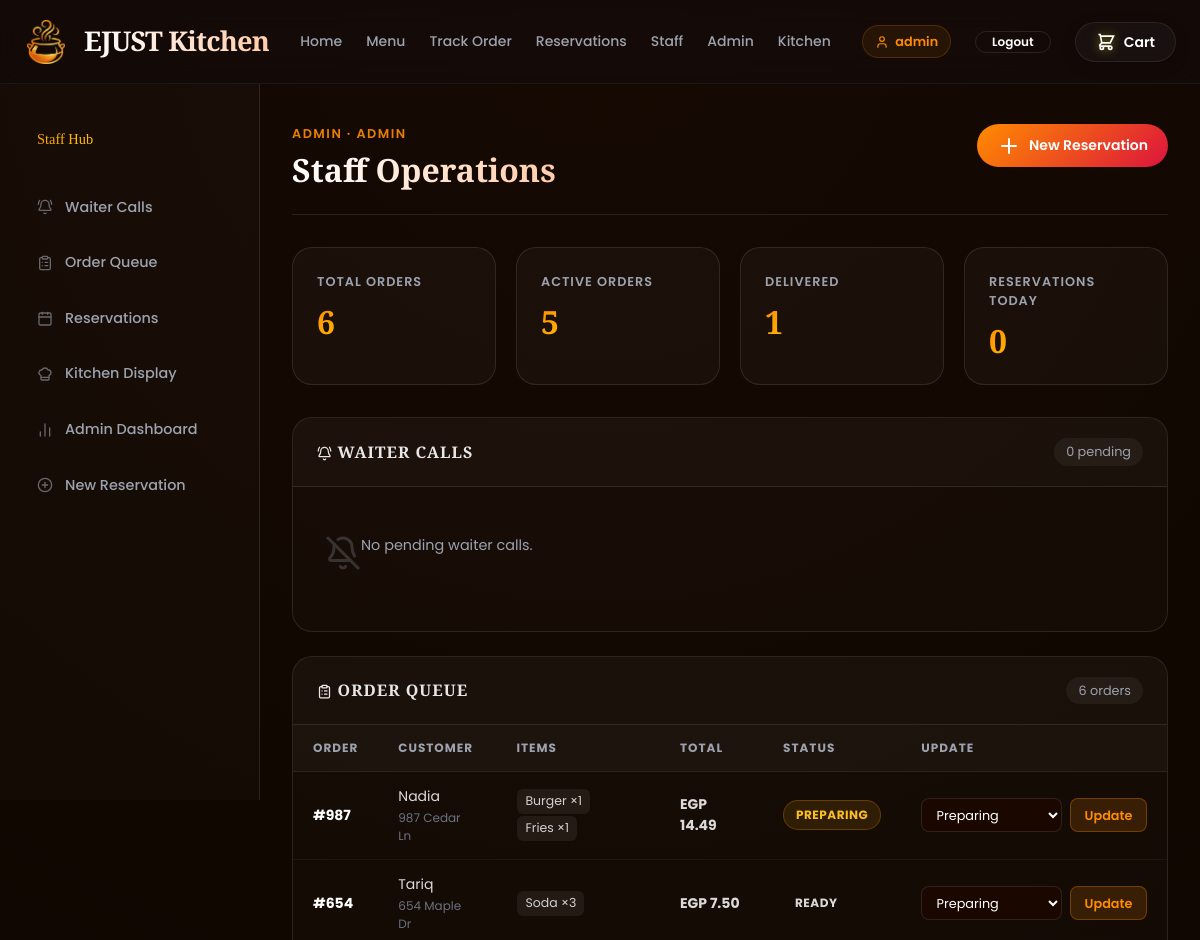
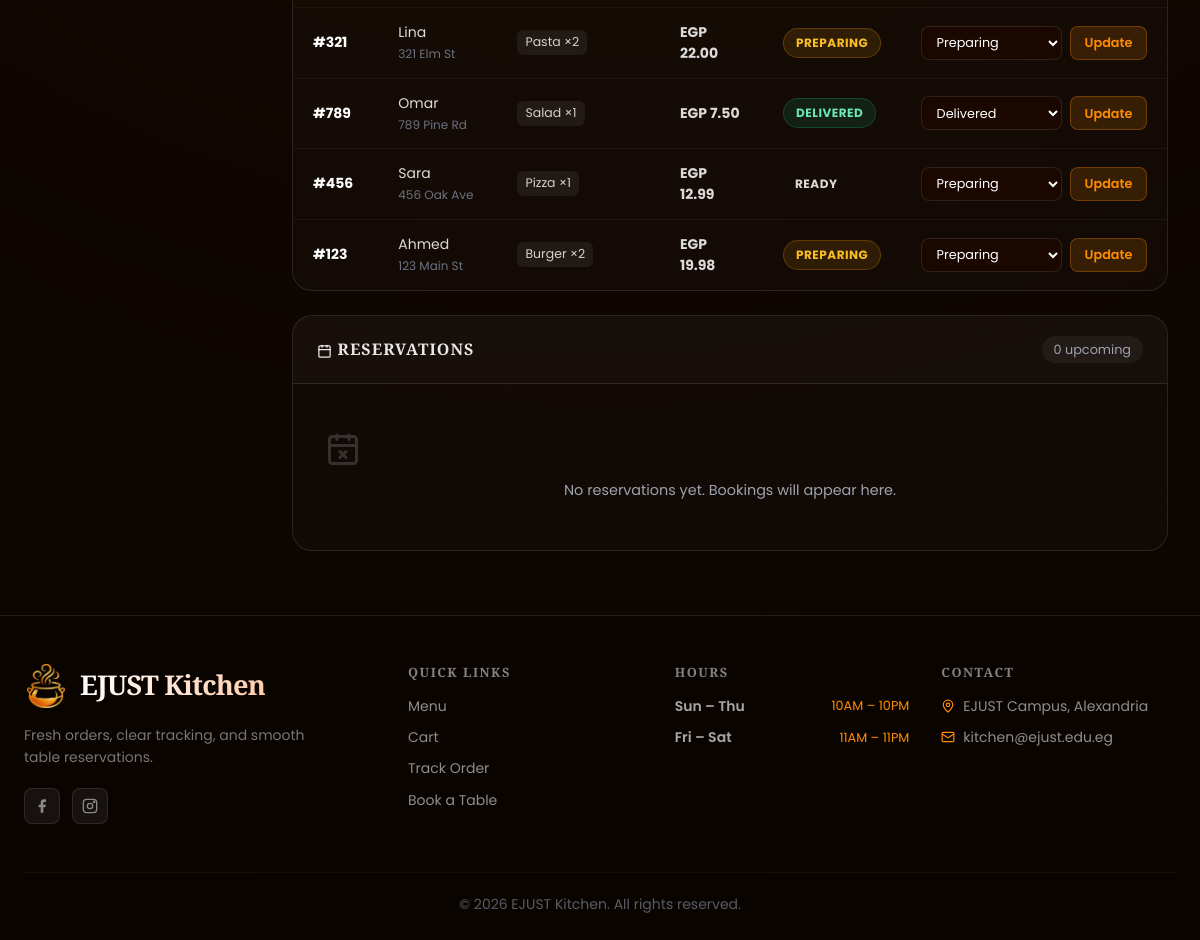
Page /staff (signed in) on the earlier database version (2 pictures, top to bottom).
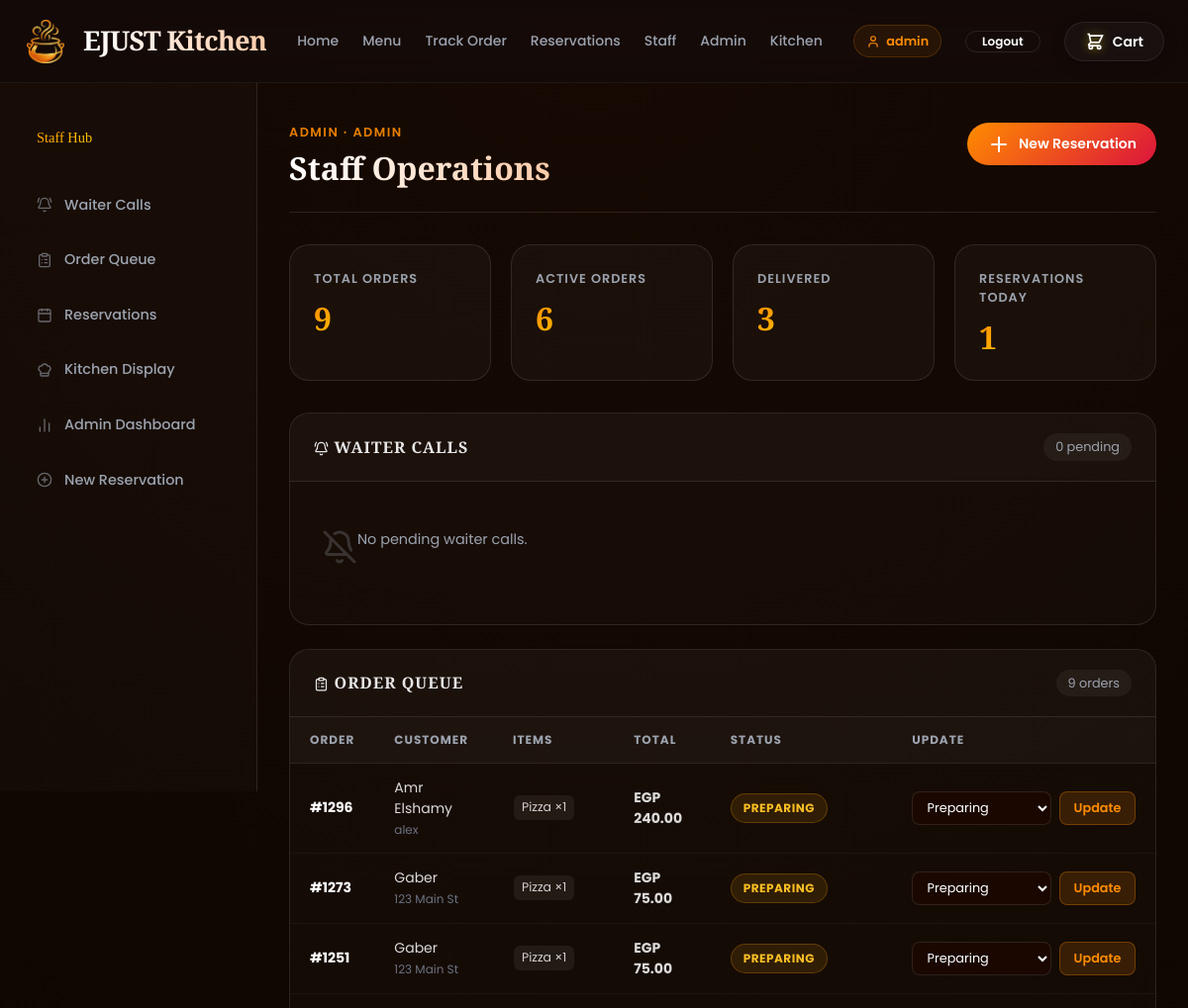
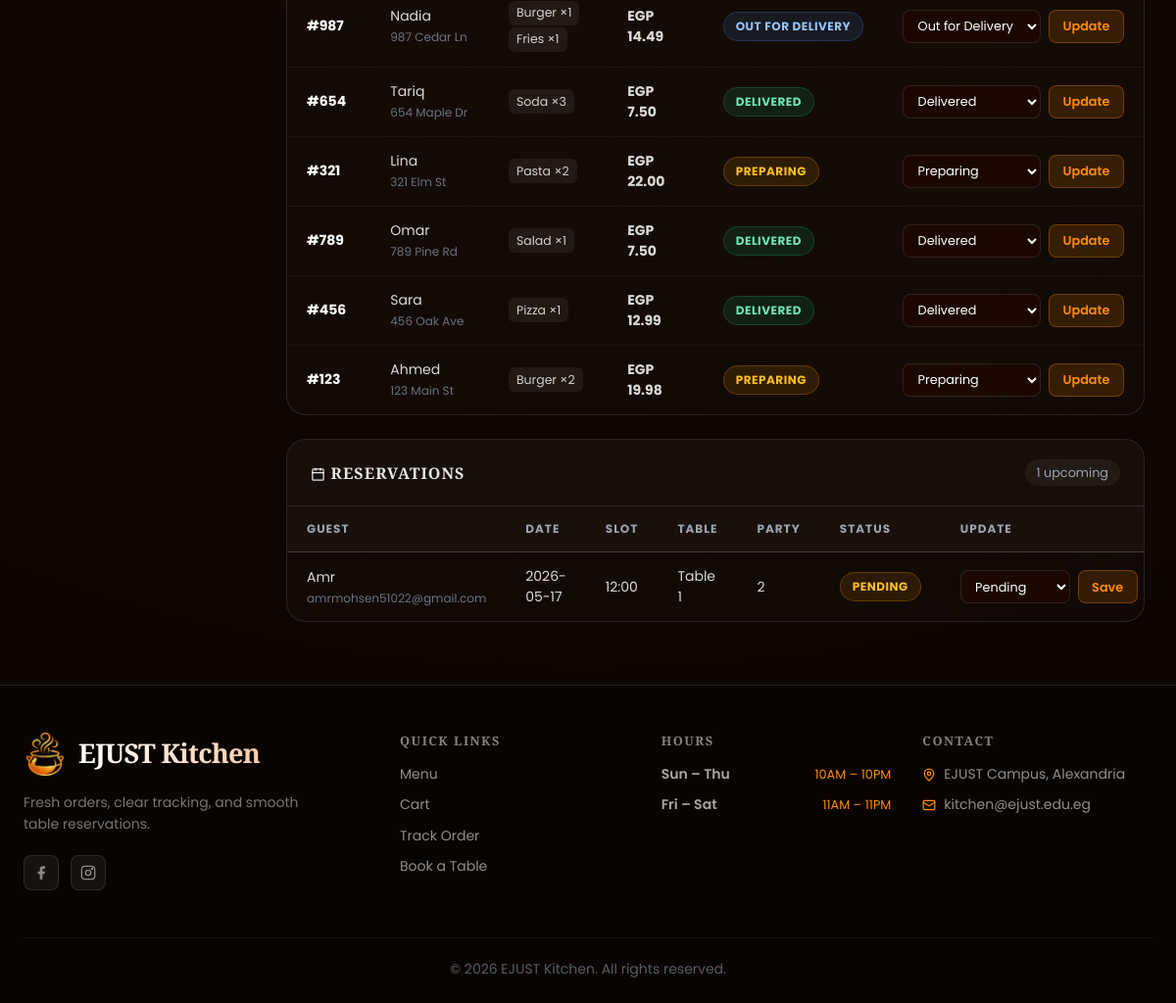
Same page on the later database version (2 pictures, top to bottom).
### src/database.py (models this page shows, shortened)
class Order(db.Model):
    __tablename__ = 'orders'
    id = db.Column(db.String(20), primary_key=True)
    order_items = db.Column(db.JSON, nullable=False)
    total = db.Column(db.Float, nullable=False)
    status = db.Column(db.String(50), default=ORDER_STATUS_PREPARING)
    customer_name = db.Column(db.String(100))
    customer_address = db.Column(db.String(200))
    estimated_time = db.Column(db.Integer, default=25)
    created_at = db.Column(db.DateTime, default=datetime.utcnow)

class Reservation(db.Model):
    __tablename__ = 'reservations'
    id = db.Column(db.Integer, primary_key=True)
    user_id = db.Column(db.Integer, nullable=True)
    customer_name = db.Column(db.String(100), nullable=False)
    contact = db.Column(db.String(120), nullable=False)
    party_size = db.Column(db.Integer, nullable=False)
    reservation_date = db.Column(db.Date, nullable=False)
    reservation_slot = db.Column(db.String(10), nullable=False)
    table_number = db.Column(db.String(20), nullable=False)
    status = db.Column(db.String(30), default=RESERVATION_STATUS_PENDING)
    notes = db.Column(db.String(300))
    created_at = db.Column(db.DateTime, default=datetime.utcnow)

### src/order.py (the view)
@order_bp.route('/staff', methods=['GET'])
@auth.login_required
@auth.require_role(ROLE_STAFF, ROLE_ADMIN)
def staff_view():
    return render_template(
        "staff.html",
        orders=get_all_orders(),
        reservations=get_upcoming_reservations(),
        metrics=get_dashboard_metrics(),
        user=auth.get_current_user(),
        valid_statuses=VALID_STAFF_STATUSES,
        reservation_statuses=RESERVATION_STATUSES,
    )

### templates/staff.html (shortened to what this page needs)
{% extends "base.html" %}
{% block content %}
<div class="dashboard-layout">
    <aside class="dashboard-sidebar">
        <a href="/staff" class="dashboard-brand">Staff Hub</a>
        <a href="#waiter-calls">
            <i data-lucide="bell-ring" class="staff-sidebar-icon" style="width:16px;height:16px"></i>
            Waiter Calls
        </a>
        <a href="#orders">
            <i data-lucide="clipboard-list" class="staff-sidebar-icon" style="width:16px;height:16px"></i>
            Order Queue
        </a>
        <a href="#reservations">
            <i data-lucide="calendar" class="staff-sidebar-icon" style="width:16px;height:16px"></i>
            Reservations
        </a>
        <a href="/kitchen">
            <i data-lucide="chef-hat" class="staff-sidebar-icon" style="width:16px;height:16px"></i>
            Kitchen Display
        </a>
        {% if user.role == 'admin' %}
        <a href="/admin/dashboard">
            <i data-lucide="bar-chart-2" class="staff-sidebar-icon" style="width:16px;height:16px"></i>
            Admin Dashboard
        </a>
        {% endif %}
        <a href="/reservations">
            <i data-lucide="plus-circle" class="staff-sidebar-icon" style="width:16px;height:16px"></i>
            New Reservation
        </a>
    </aside>
    <section class="dashboard-main">
        <div class="dashboard-header">
            <div>
                <span class="eyebrow">{{ user.username }} · {{ user.role }}</span>
                <h1>Staff Operations</h1>
            </div>
            <a href="/reservations" class="dashboard-action">
                <i data-lucide="plus"></i> New Reservation
            </a>
        </div>
        <div class="metric-grid">
            <div class="metric-card">
                <span>Total Orders</span>
                <strong>{{ metrics.total_orders }}</strong>
            </div>
            <div class="metric-card">
                <span>Active Orders</span>
                <strong>{{ metrics.active_orders }}</strong>
            </div>
            <div class="metric-card">
                <span>Delivered</span>
                <strong>{{ metrics.delivered_orders }}</strong>
            </div>
            <div class="metric-card">
                <span>Reservations Today</span>
                <strong>{{ metrics.reservations_today }}</strong>
            </div>
        </div>
        <div id="waiter-calls" class="dashboard-card">
            <div class="dashboard-card-header">
                <h2><i data-lucide="bell-ring" style="width:15px;height:15px;display:inline;vertical-align:middle;margin-right:.35rem"></i>Waiter Calls</h2>
                <span id="waiterCallCount">0 pending</span>
            </div>
            <div id="waiterCallsList">
                <div class="empty-state-card" id="noWaiterCalls">
                    <i data-lucide="bell-off" style="width:36px;height:36px;margin-bottom:.75rem;opacity:.25"></i>
                    <p>No pending waiter calls.</p>
                </div>
            </div>
        </div>
        <div id="orders" class="dashboard-card">
            <div class="dashboard-card-header">
                <h2><i data-lucide="clipboard-list" style="width:15px;height:15px;display:inline;vertical-align:middle;margin-right:.35rem"></i>Order Queue</h2>
                <span>{{ orders|length }} order{% if orders|length != 1 %}s{% endif %}</span>
            </div>
            {% if orders %}
                <div class="table-wrap">
                    <table class="dashboard-table">
                        <thead>
                            <tr>
                                <th>Order</th>
                                <th>Customer</th>
                                <th>Items</th>
                                <th>Total</th>
                                <th>Status</th>
                                <th>Update</th>
                            </tr>
                        </thead>
                        <tbody>
                            {% for order in orders %}
                            <tr>
                                <td><strong>#{{ order.id }}</strong></td>
                                <td>
                                    {{ order.customer_name or 'Guest' }}
                                    <span class="muted">{{ order.customer_address or '' }}</span>
                                </td>
                                <td>
                                    {% if order["items"] %}
                                        {% for item in order["items"] %}
                                            <span class="line-item">{{ item.name if item.name is defined else item }}{% if item.quantity is defined %} ×{{ item.quantity }}{% endif %}</span>
                                        {% endfor %}
                                    {% else %}
                                        <span class="muted">No items</span>
                                    {% endif %}
                                </td>
                                <td class="money">EGP {{ "%.2f"|format(order.total) }}</td>
                                <td>
                                    {% set sc = order.status|lower|replace(' ', '-') %}
                                    <span class="status-badge status-{{ sc }}">{{ order.status }}</span>
                                </td>
                                <td>
                                    <form method="POST" action="{{ url_for('order.staff_update') }}" class="inline-form">
                                        <select name="status">
                                            {% for s in valid_statuses %}
                                                <option value="{{ s }}" {% if s == order.status %}selected{% endif %}>{{ s }}</option>
                                            {% endfor %}
                                        </select>
                                        <button type="submit">Update</button>
                                    </form>
                                </td>
                            </tr>
                            {% endfor %}
                        </tbody>
                    </table>
                </div>
            {% else %}
                <div class="empty-state-card">
                    <i data-lucide="inbox" style="width:36px;height:36px;margin-bottom:.75rem;opacity:.25"></i>
                    <p>No orders yet. New kitchen tickets will appear here.</p>
                </div>
            {% endif %}
        </div>
        <div id="reservations" class="dashboard-card">
            <div class="dashboard-card-header">
                <h2><i data-lucide="calendar" style="width:15px;height:15px;display:inline;vertical-align:middle;margin-right:.35rem"></i>Reservations</h2>
                <span>{{ reservations|length }} upcoming</span>
            </div>
            {% if reservations %}
                <div class="table-wrap">
                    <table class="dashboard-table">
                        <thead>
                            <tr>
                                <th>Guest</th>
                                <th>Date</th>
                                <th>Slot</th>
                                <th>Table</th>
                                <th>Party</th>
                                <th>Status</th>
                                <th>Update</th>
                            </tr>
                        </thead>
                        <tbody>
                            {% for r in reservations %}
                            <tr>
                                <td>
                                    {{ r.customer_name }}
                                    <span class="muted">{{ r.contact }}</span>
                                </td>
                                <td>{{ r.reservation_date }}</td>
                                <td>{{ r.reservation_slot }}</td>
                                <td>Table {{ r.table_number }}</td>
                                <td>{{ r.party_size }}</td>
                                <td>
                                    <span class="status-badge reservation-{{ r.status|lower }}">{{ r.status }}</span>
                                </td>
                                <td>
                                    <form method="POST" action="{{ url_for('order.reservation_update') }}" class="inline-form">
                                        <select name="status">
                                            {% for s in reservation_statuses %}
                                                <option value="{{ s }}" {% if s == r.status %}selected{% endif %}>{{ s }}</option>
                                            {% endfor %}
                                        </select>
                                        <button type="submit">Save</button>
                                    </form>
                                </td>
                            </tr>
                            {% endfor %}
                        </tbody>
                    </table>
                </div>
            {% else %}
                <div class="empty-state-card">
                    <i data-lucide="calendar-x" style="width:36px;height:36px;margin-bottom:.75rem;opacity:.25"></i>
                    <p>No reservations yet. Bookings will appear here.</p>
                </div>
            {% endif %}
        </div>
    </section>
</div>
{% endblock %}

### templates/base.html (shortened to what this page needs)
<!DOCTYPE html>
<html lang="en">
<head>
    <link rel="stylesheet" href="{{ url_for('static', filename='css/style.css') }}">
    <link rel="stylesheet" href="{{ url_for('static', filename='css/dashboard.css') }}">
</head>
<body>
<nav class="navbar" id="navbar" role="navigation" aria-label="Main navigation">
    <div class="navbar-container">
        <a href="/" class="navbar-brand">
            <div class="brand-logo">
                <img src="{{ url_for('static', filename='images/logo.png') }}" alt="EJUST Kitchen Logo">
            </div>
            <div class="brand-text">
                <span class="brand-name">EJUST Kitchen</span>
            </div>
        </a>
        <div class="navbar-menu" id="navbarMenu">
            <a href="/" class="nav-link">Home</a>
            <a href="/menu" class="nav-link">Menu</a>
            <a href="/tracking" class="nav-link">Track Order</a>
            <a href="/reservations" class="nav-link">Reservations</a>
            {% if current_user and current_user.role in ['staff', 'admin'] %}
                <a href="/staff" class="nav-link">Staff</a>
            {% endif %}
            {% if current_user and current_user.role == 'admin' %}
                <a href="/admin/dashboard" class="nav-link">Admin</a>
                <a href="/kitchen" class="nav-link">Kitchen</a>
            {% endif %}
        </div>
        <div class="navbar-actions">
            {% if current_user %}
                <span class="nav-user-badge"><i data-lucide="user"></i><span>{{ current_user.username }}</span></span>
                <a href="/logout" class="btn btn-outline btn-sm">Logout</a>
            {% else %}
                <a href="/login" class="btn btn-outline btn-sm">Login</a>
                <a href="/register" class="btn btn-primary btn-sm">Register</a>
            {% endif %}
            <button id="cartToggleBtn" class="btn btn-outline btn-navbar-action btn-cart" aria-label="View cart">
                <span class="btn-icon">
                    <svg class="cart-icon" viewBox="0 0 24 24" fill="none" stroke="currentColor" stroke-width="2">
                        <path d="M3 3h2l.4 2M7 13h10l4-8H5.4M7 13L5.4 5M7 13l-2.293 2.293c-.63.63-.184 1.707.707 1.707H17m0 0a2 2 0 100 4 2 2 0 000-4zm-8 2a2 2 0 11-4 0 2 2 0 014 0z" />
                    </svg>
                </span>
                <span class="btn-text">Cart</span>
            </button>
        </div>
    </div>
</nav>
<main id="mainContent" class="main-content visible">
    {% block content %}{% endblock %}
</main>
<footer class="footer" role="contentinfo">
    <div class="footer-container">
        <div class="footer-grid">
            <div class="footer-brand">
                <div class="footer-logo">
                    <div class="brand-logo"><img src="{{ url_for('static', filename='images/logo.png') }}" alt="EJUST Kitchen"></div>
                    <div class="brand-text"><span class="brand-name">EJUST Kitchen</span></div>
                </div>
                <p class="footer-description">Fresh orders, clear tracking, and smooth table reservations.</p>
                <div class="social-links">
                    <a href="#" class="social-link" aria-label="Facebook">
                        <svg viewBox="0 0 24 24" fill="currentColor"><path d="M18 2h-3a5 5 0 00-5 5v3H7v4h3v8h4v-8h3l1-4h-4V7a1 1 0 011-1h3z"/></svg>
                    </a>
                    <a href="#" class="social-link" aria-label="Instagram">
                        <svg viewBox="0 0 24 24" fill="none" stroke="currentColor" stroke-width="2"><rect x="2" y="2" width="20" height="20" rx="5"/><circle cx="12" cy="12" r="4"/><circle cx="18" cy="6" r="1"/></svg>
                    </a>
                </div>
            </div>
            <div class="footer-column">
                <h4 class="footer-heading">Quick Links</h4>
                <ul class="footer-links">
                    <li><a href="/menu">Menu</a></li>
                    <li><a href="/cart">Cart</a></li>
                    <li><a href="/tracking">Track Order</a></li>
                    <li><a href="/reservations">Book a Table</a></li>
                </ul>
            </div>
            <div class="footer-column">
                <h4 class="footer-heading">Hours</h4>
                <ul class="footer-links">
                    <li><span class="day">Sun – Thu</span><span class="time">10AM – 10PM</span></li>
                    <li><span class="day">Fri – Sat</span><span class="time">11AM – 11PM</span></li>
                </ul>
            </div>
            <div class="footer-column">
                <h4 class="footer-heading">Contact</h4>
                <ul class="footer-links">
                    <li><span class="footer-icon"><i data-lucide="map-pin"></i></span><a href="#">EJUST Campus, Alexandria</a></li>
                    <li><span class="footer-icon"><i data-lucide="mail"></i></span><a href="mailto:kitchen@ejust.edu.eg">kitchen@ejust.edu.eg</a></li>
                </ul>
            </div>
        </div>
        <div class="footer-bottom"><p>&copy; 2026 EJUST Kitchen. All rights reserved.</p></div>
    </div>
</footer>
<div id="toastContainer" class="toast-container" aria-live="polite" aria-atomic="true"></div>
</body>
</html>

Differences in the rows shown:
added Order: id "1296", customer_name "Amr Elshamy", customer_address "alex", name "Pizza", quantity "1", total "240.00", status "PREPARING", status "Preparing"
added Order: id "1273", customer_name "Gaber", customer_address "123 Main St", name "Pizza", quantity "1", total "75.00", status "PREPARING", status "Preparing"
added Order: id "1251", customer_name "Gaber", customer_address "123 Main St", name "Pizza", quantity "1", total "75.00", status "PREPARING", status "Preparing"
changed Order "Nadia": status "PREPARING" → "OUT FOR DELIVERY"; status "Preparing" → "Out for Delivery"
changed Order "Tariq": status "READY" → "DELIVERED"; status "Preparing" → "Delivered"
changed Order "Sara": status "READY" → "DELIVERED"; status "Preparing" → "Delivered"
added Reservation: customer_name "Amr", contact "amrmohsen51022@gmail.com", reservation_date "2026-05-17", reservation_slot "12:00", table_number "1", party_size "2", status "PENDING", status "Pending"
Other differences:
{{ metrics.total_orders }}: "6" → "9"
{{ metrics.active_orders }}: "5" → "6"
{{ metrics.delivered_orders }}: "1" → "3"
{{ metrics.reservations_today }}: "0" → "1"
{{ orders|length }}: "6" → "9"
{{ reservations|length }}: "0" → "1"
text no longer shown: "No reservations yet. Bookings will appear here."
text now shown: "GUEST DATE SLOT TABLE PARTY STATUS UPDATE"
